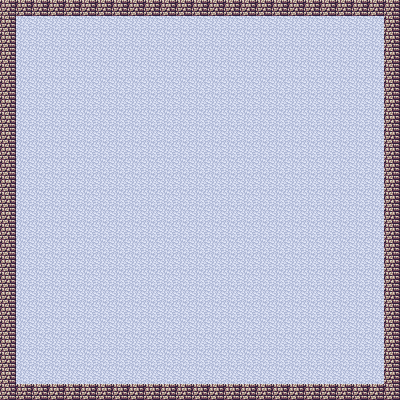

Tiled map render using the project's own tile images. Description and the map definition, with tile-layer contents summarised, below:
An orthogonal 25x25 tile map with 16x16 px tiles, 2 tile layers (Snow, Collision).

<map version="1.0" orientation="orthogonal" renderorder="right-down" width="25" height="25" tilewidth="16" tileheight="16" nextobjectid="1">
 <tileset firstgid="1" name="snowtiles_1" tilewidth="16" tileheight="16" tilecount="30">
  <image source="..\tiles\snowtiles_1.gif" width="160" height="48" />
 </tileset>
 <layer name="Snow" width="25" height="25">
  <data>[625 cells, 529 non-empty, 1 distinct tile ids]</data>
 </layer>
 <layer name="Collision" width="25" height="25">
  <data>[625 cells, 96 non-empty, 1 distinct tile ids]</data>
 </layer>
</map>
